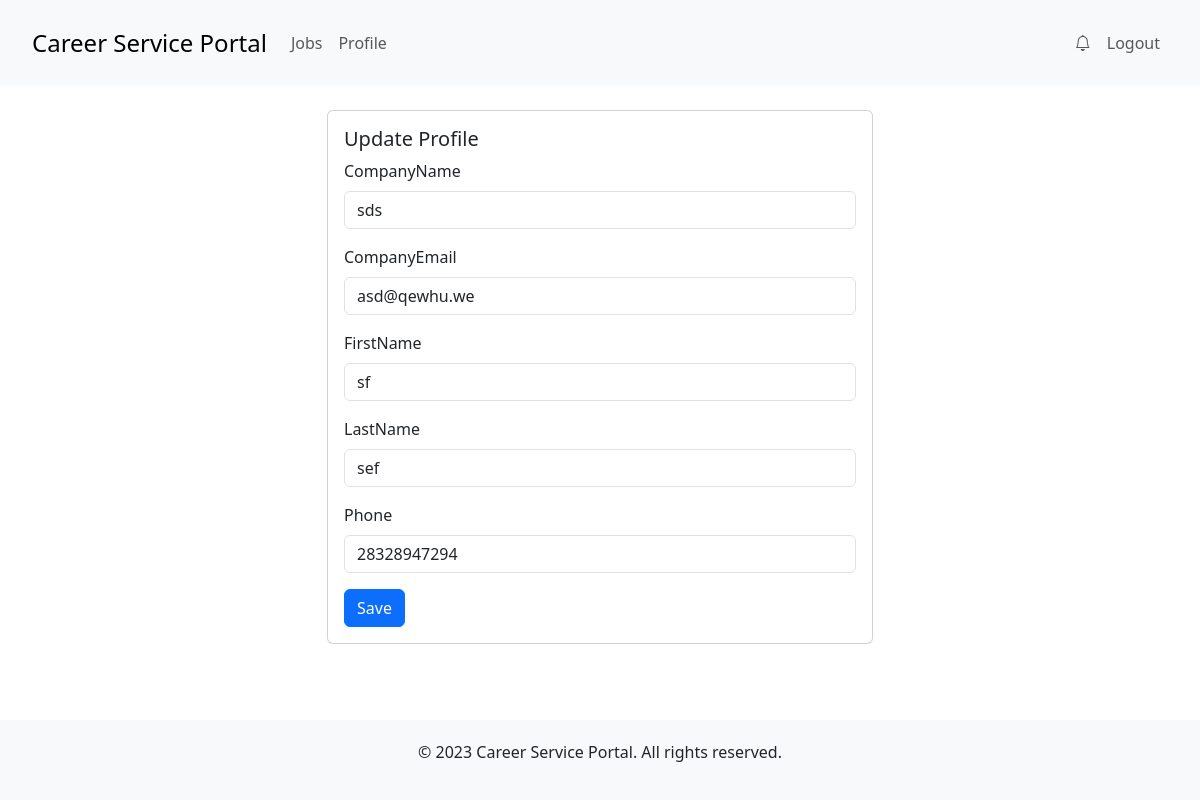
Page /employer/profile/update/ (signed in) on the committed database.
### employer/models.py (models this page shows)
class Employer(models.Model):
    userID = models.ForeignKey(User, on_delete=models.CASCADE)
    companyName = models.CharField(max_length=255)
    companyEmail = models.EmailField()
    firstName = models.CharField(max_length=255)
    lastName = models.CharField(max_length=255)
    phone = models.CharField(max_length=255)

### employer/views.py (the view)
# urls.py: path('profile/update/', views.update_employer_profile, name='update_employer_profile'),
def update_employer_profile(request):
    employer = check_login(request)
    if employer is None:
        return HttpResponseRedirect('/')
    if request.method == 'POST':
        form = EmployerForm(request.POST, instance=employer)
        if form.is_valid():
            form.save()
            return HttpResponseRedirect('/employer/profile')
    else:
        form = EmployerForm(instance=employer)
    context = {
        'form': form,
        'employer': employer,
    }
    return render(request, 'employer/updateProfileTemplate.html', context)

### employer/forms.py (shortened to what this page needs)
class EmployerForm(forms.ModelForm):
    class Meta:
        model = Employer
        fields = ('companyName', 'companyEmail', 'firstName', 'lastName', 'phone')
        widgets = {
            "firstName": forms.TextInput(attrs={'class': 'form-control'}),
            "lastName": forms.TextInput(attrs={'class': 'form-control'}),
            "companyName": forms.TextInput(attrs={'class': 'form-control'}),
            "companyEmail": forms.TextInput(attrs={'class': 'form-control'}),
            "phone": forms.TextInput(attrs={'class': 'form-control'}),
        }

### employer/views.py (called while the page is built)
def check_login(request):
    if 'e_id' in request.session:
        e_id = request.session['e_id']
        try:
            employer = Employer.objects.get(pk=e_id)
            return employer
        except Employer.DoesNotExist:
            return None
    return None

### templates/employer/updateProfileTemplate.html (shortened to what this page needs)
{% extends "shared/base.html" %}
{% block content %}
<div class="container">
  <div class="row justify-content-center">
    <div class="col-md-6">
      <div class="card mt-4">
        <div class="card-body">
          <h5 class="card-title">Update Profile</h5>
          <form method="post" class="login-form" action="">
            {% for field in form %}
            <div class="mb-3">
              <label for="{{ field.id_for_label }}" class="form-label">{{ field.label }}</label>
              {{ field }}
            </div>
            {% endfor %}
            <button type="submit" class="btn btn-primary">Save</button>
          </form>
        </div>
      </div>
    </div>
  </div>
</div>
{% endblock %}

### templates/shared/base.html (style rules this page uses)
html, body { height: 100%; }
body { display: flex; flex-direction: column; }
.container { flex: 1; }

### rows in the picture
Employer: form "sds" "asd@qewhu.we" "sf" "sef" "28328947294"

### other values in the picture
{{ field.label }} "CompanyName" "CompanyEmail" "FirstName" "LastName" "Phone"
